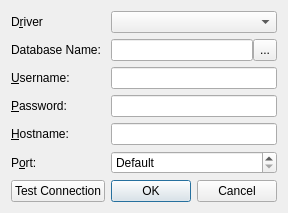
<?xml version="1.0" encoding="UTF-8"?>
<ui version="4.0">
 <class>DialogDBConnection</class>
 <widget class="QDialog" name="DialogDBConnection">
  <property name="geometry">
   <rect>
    <x>0</x>
    <y>0</y>
    <width>286</width>
    <height>199</height>
   </rect>
  </property>
  <property name="windowTitle">
   <string>Dialog</string>
  </property>
  <layout class="QGridLayout" name="gridLayout">
   <item row="0" column="0">
    <widget class="QLabel" name="textLabel2_2">
     <property name="text">
      <string>D&amp;river</string>
     </property>
     <property name="buddy">
      <cstring>comboDriver</cstring>
     </property>
    </widget>
   </item>
   <item row="0" column="1">
    <widget class="QComboBox" name="comboDriver"/>
   </item>
   <item row="1" column="0">
    <widget class="QLabel" name="textLabel3_2">
     <property name="text">
      <string>Database Name:</string>
     </property>
     <property name="buddy">
      <cstring>editDatabase</cstring>
     </property>
    </widget>
   </item>
   <item row="1" column="1">
    <layout class="QHBoxLayout" name="horizontalLayout">
     <property name="spacing">
      <number>0</number>
     </property>
     <item>
      <widget class="QLineEdit" name="editDatabase"/>
     </item>
     <item>
      <widget class="QToolButton" name="toolButton">
       <property name="sizePolicy">
        <sizepolicy hsizetype="Preferred" vsizetype="Preferred">
         <horstretch>0</horstretch>
         <verstretch>0</verstretch>
        </sizepolicy>
       </property>
       <property name="text">
        <string>...</string>
       </property>
      </widget>
     </item>
    </layout>
   </item>
   <item row="2" column="0">
    <widget class="QLabel" name="textLabel4_3">
     <property name="text">
      <string>&amp;Username:</string>
     </property>
     <property name="buddy">
      <cstring>editUsername</cstring>
     </property>
    </widget>
   </item>
   <item row="2" column="1">
    <widget class="QLineEdit" name="editUsername"/>
   </item>
   <item row="3" column="0">
    <widget class="QLabel" name="textLabel4_4">
     <property name="text">
      <string>&amp;Password:</string>
     </property>
     <property name="buddy">
      <cstring>editPassword</cstring>
     </property>
    </widget>
   </item>
   <item row="3" column="1">
    <widget class="QLineEdit" name="editPassword">
     <property name="echoMode">
      <enum>QLineEdit::Password</enum>
     </property>
    </widget>
   </item>
   <item row="4" column="0">
    <widget class="QLabel" name="textLabel5_3">
     <property name="text">
      <string>&amp;Hostname:</string>
     </property>
     <property name="buddy">
      <cstring>editHostname</cstring>
     </property>
    </widget>
   </item>
   <item row="4" column="1">
    <widget class="QLineEdit" name="editHostname"/>
   </item>
   <item row="5" column="0">
    <widget class="QLabel" name="textLabel5_4">
     <property name="text">
      <string>P&amp;ort:</string>
     </property>
     <property name="buddy">
      <cstring>portSpinBox</cstring>
     </property>
    </widget>
   </item>
   <item row="5" column="1">
    <widget class="QSpinBox" name="portSpinBox">
     <property name="specialValueText">
      <string>Default</string>
     </property>
     <property name="minimum">
      <number>-1</number>
     </property>
     <property name="maximum">
      <number>65535</number>
     </property>
     <property name="value">
      <number>-1</number>
     </property>
    </widget>
   </item>
   <item row="6" column="1">
    <widget class="QDialogButtonBox" name="buttonBox">
     <property name="orientation">
      <enum>Qt::Horizontal</enum>
     </property>
     <property name="standardButtons">
      <set>QDialogButtonBox::Cancel|QDialogButtonBox::Ok</set>
     </property>
    </widget>
   </item>
   <item row="6" column="0">
    <widget class="QPushButton" name="pushButtonTest">
     <property name="text">
      <string>Test Connection</string>
     </property>
    </widget>
   </item>
  </layout>
 </widget>
 <resources/>
 <connections>
  <connection>
   <sender>buttonBox</sender>
   <signal>accepted()</signal>
   <receiver>DialogDBConnection</receiver>
   <slot>accept()</slot>
   <hints>
    <hint type="sourcelabel">
     <x>248</x>
     <y>254</y>
    </hint>
    <hint type="destinationlabel">
     <x>157</x>
     <y>274</y>
    </hint>
   </hints>
  </connection>
  <connection>
   <sender>buttonBox</sender>
   <signal>rejected()</signal>
   <receiver>DialogDBConnection</receiver>
   <slot>reject()</slot>
   <hints>
    <hint type="sourcelabel">
     <x>316</x>
     <y>260</y>
    </hint>
    <hint type="destinationlabel">
     <x>286</x>
     <y>274</y>
    </hint>
   </hints>
  </connection>
 </connections>
</ui>
